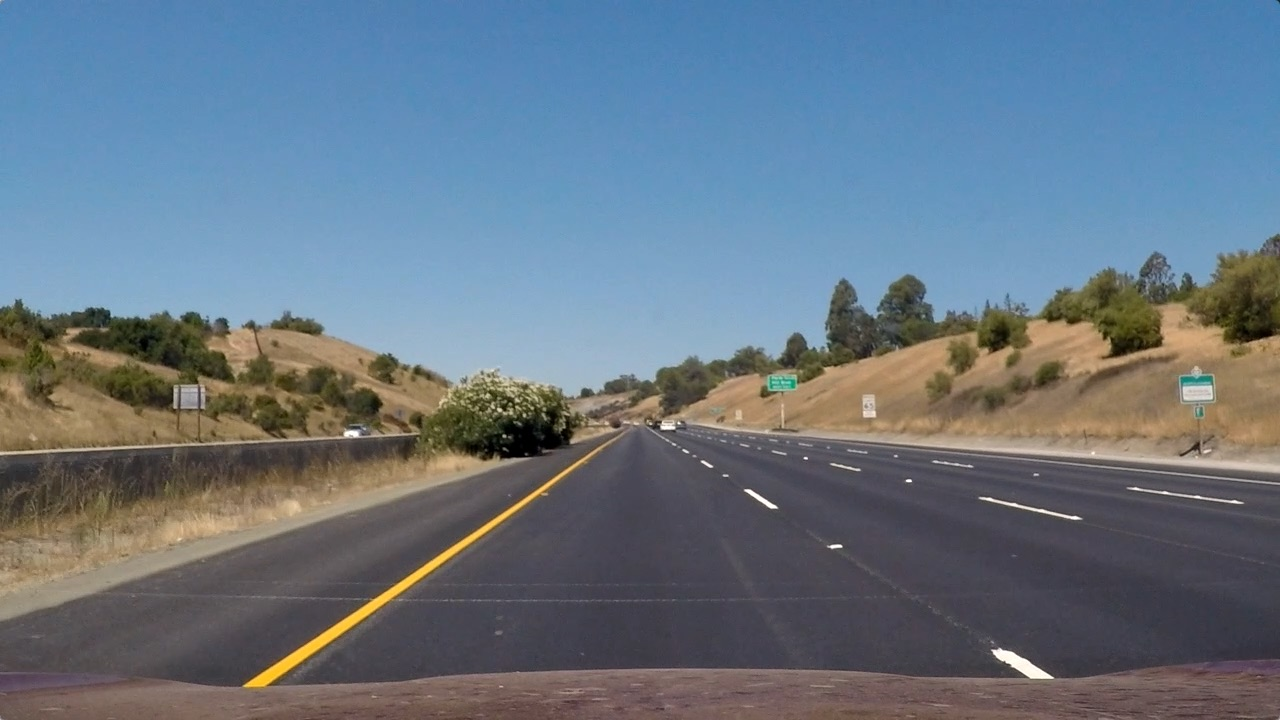
#> input picture test_images/straight_lines1.jpg, 1280 x 720 px
$ python -i My_Functions.py   (imports and definitions only)   (older library calls are emulated)
#> lines starting #> are read from the running program, lines starting #| are printed output that depends on the picture; after the words box and inside, x2 and y2 are one past the last pixel; in counts of white or black regions, pixels touching at a corner belong together
#> further down, picture is the input picture: shape (720, 1280, 3); mean B, G, R 131.2, 117.7, 103.2

# coding: utf-8

# In[9]:


# Importing the required libraries
import numpy as np
import cv2
import math
import os
import matplotlib.pyplot as plt


# In[2]:


# This function generates the Bird's-Eye View image
# [34 lines left out: functions warp, HLS_threshold, not called in this run]


# In[4]:


# Applies a threshold on the gradient image on x or y direction
def abs_sobel_thresh(img, orient = 'x', sobel_kernel = 3, thresh = (0, 255)):

#> called with orient = 'x', sobel_kernel = 3, thresh = (0, 255)
    gray_img = cv2.cvtColor(img, cv2.COLOR_BGR2GRAY)
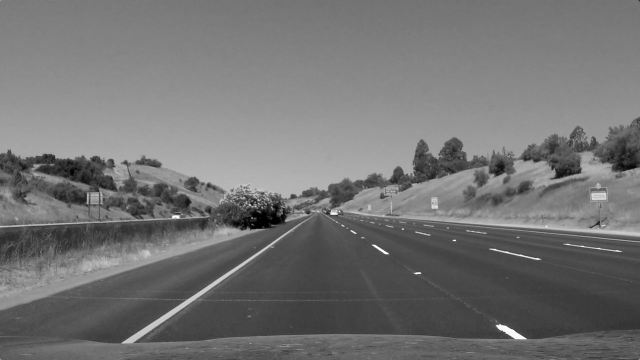
#> gray_img: shape (720, 1280) (shown at 1/2 size); min 0, max 255, mean 114.9

    if orient == 'x':
        grad = cv2.Sobel(gray_img, cv2.CV_64F, 0, 1, ksize = sobel_kernel)
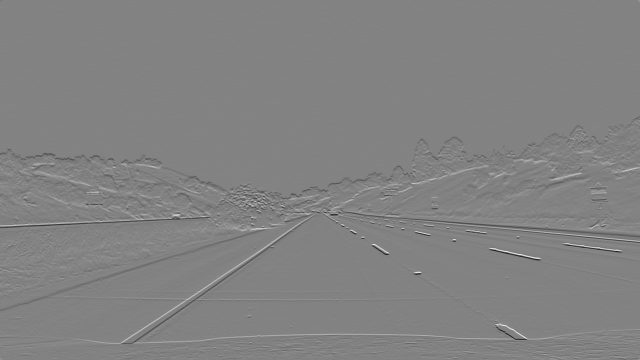
#> grad: shape (720, 1280) float64 (shown at 1/2 size); min -776, max 740, mean -0.3; drawn with min black and max white
    else:
        grad = cv2.Sobel(gray_img, cv2.CV_64F, 1, 0, ksize = sobel_kernel)

    grad_binary = np.zeros_like(gray_img)

    grad_binary[(grad > thresh[0]) & (grad <= thresh[1])] = 1

    return grad_binary


# In[5]:


# Applies a threshold on the gradient magnitude
# [242 lines left out: functions mag_thresh, dir_thresh, grad_thresh, combine_thresholds, region_mask, Generate_Binary_Warped and 3 more, not called in this run]


# In[11]:


# KEEPING TRACK OF THE LANE LINES FROM PREVIOUS FRAMES FOR AVERAGING AND OUTLIER DETECTION
class Line():
    # [218 lines left out: functions __init__, add_fit, Frame_Lane_detection, VIDEO_PROCESS, Lane_Curveture, center_offset and 1 more, not called in this run]

>>> import cv2
>>> picture = cv2.imread('test_images/straight_lines1.jpg')
>>> result = abs_sobel_thresh(picture)
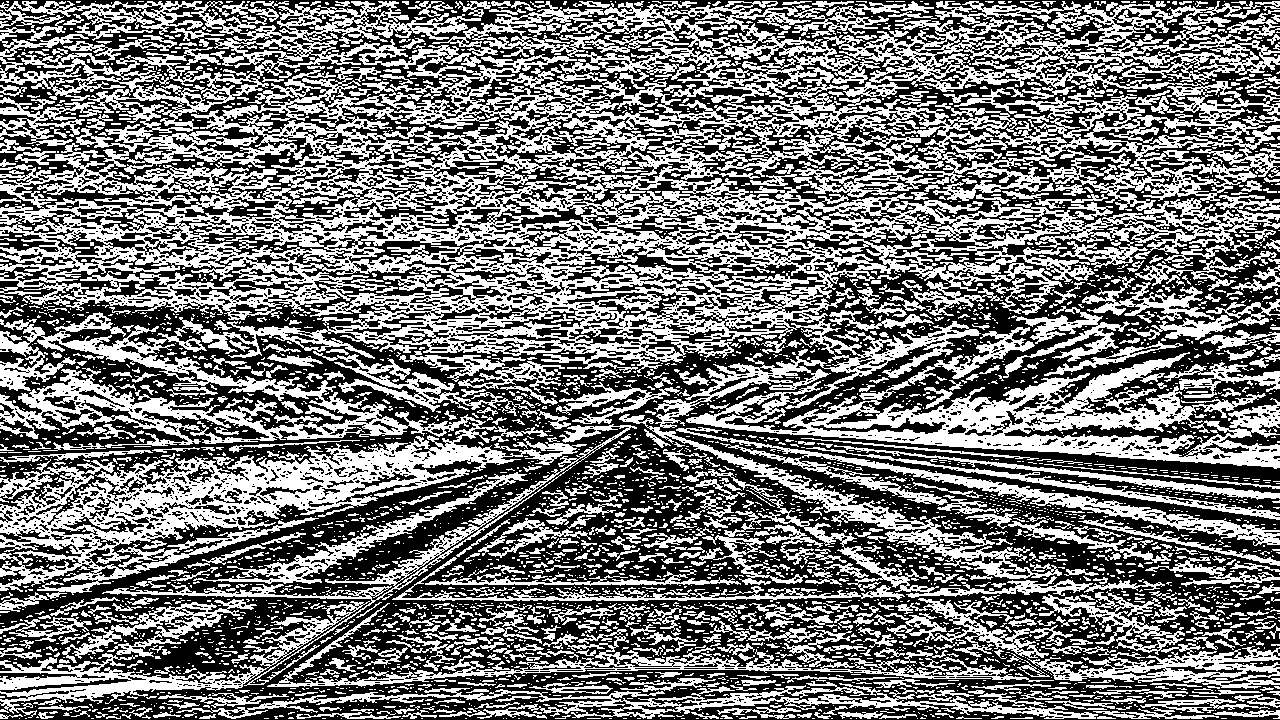
#> result: shape (720, 1280); values 0 (black) and 1 (white), 46.7% white; 4280 white regions (3464 under 20 px), largest, box (x1, y1, x2, y2) and area: (0, 1, 1280, 599) 268968, (176, 681, 1098, 719) 7318, (1027, 591, 1280, 689) 6760

$ run again, on test_images/straight_lines2.jpg
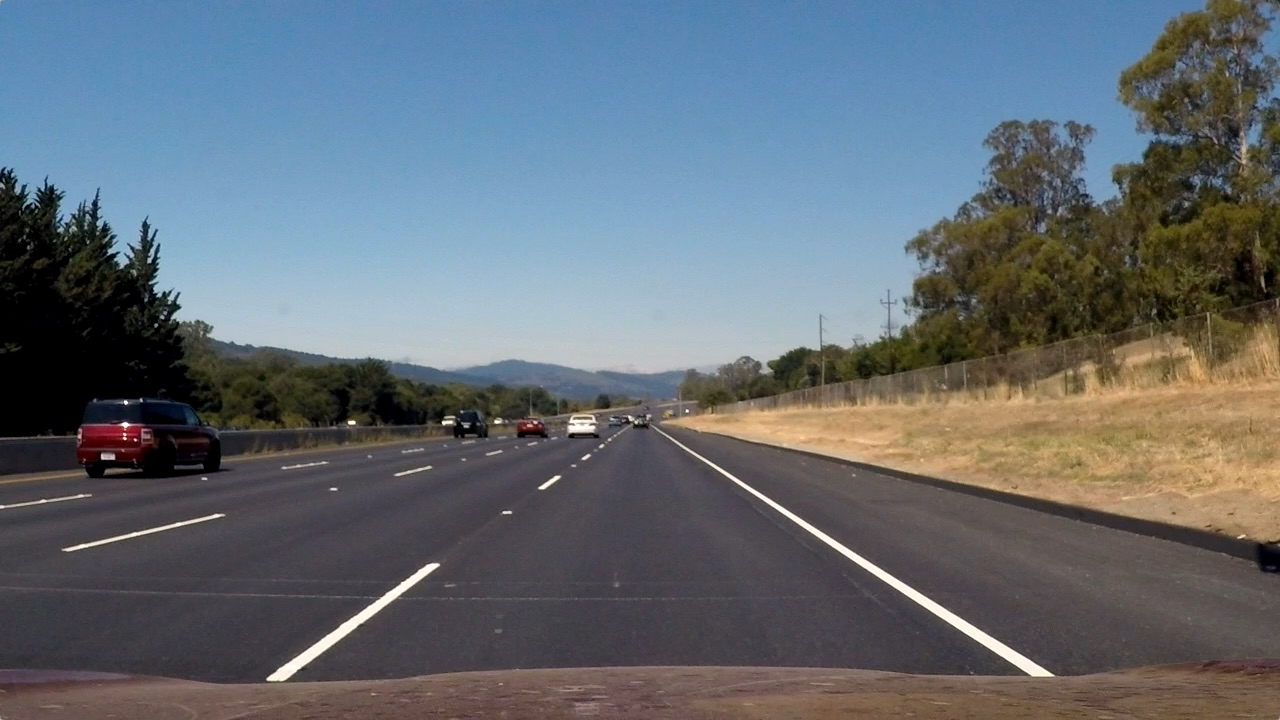
#> input picture test_images/straight_lines2.jpg, 1280 x 720 px
#> picture is the input picture: shape (720, 1280, 3); mean B, G, R 115.1, 107.7, 99.4
#> in abs_sobel_thresh, `grad = cv2.Sobel(gray_img, cv2.CV_64F, 0, 1, ksize = sobel_kernel)`:
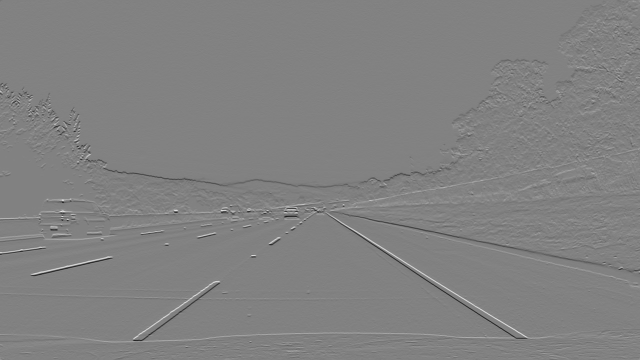
#> grad: shape (720, 1280) float64 (shown at 1/2 size); min -815, max 787, mean -0.3; drawn with min black and max white
#> `result = abs_sobel_thresh(picture)`:
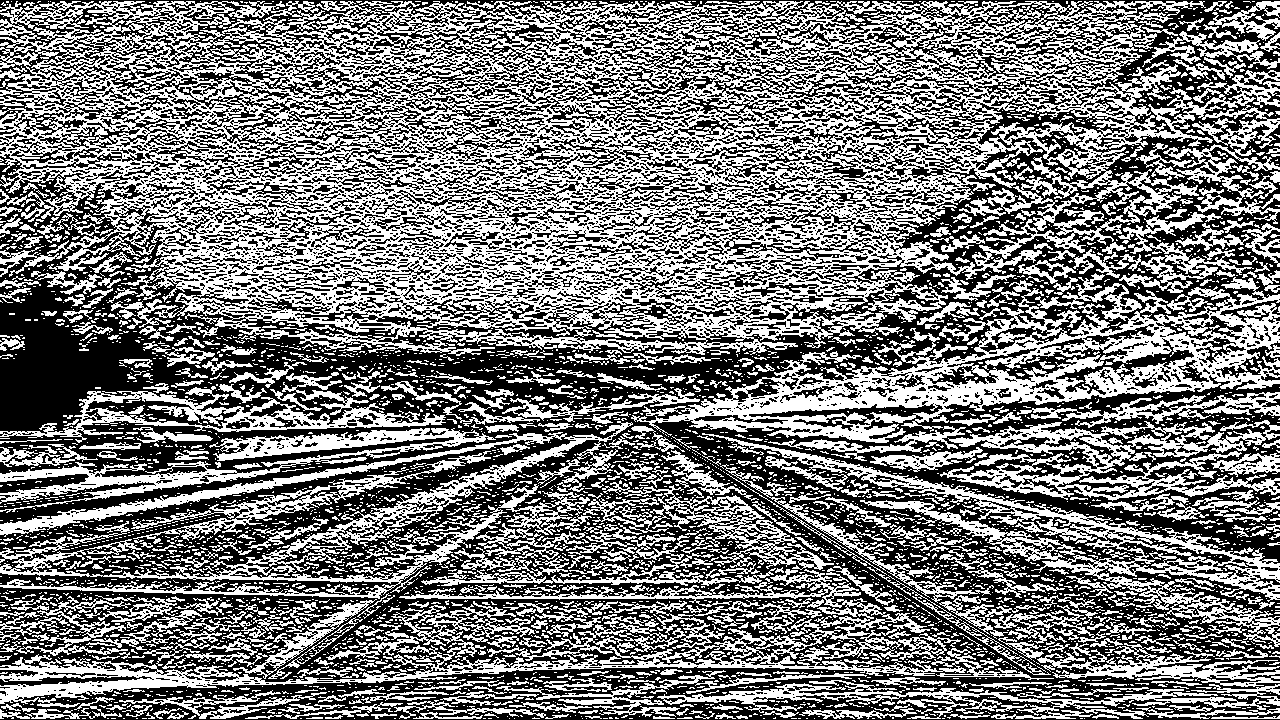
#> result: shape (720, 1280); values 0 (black) and 1 (white), 47.8% white; 4509 white regions (3774 under 20 px), largest, box (x1, y1, x2, y2) and area: (0, 1, 1280, 356) 201291, (631, 273, 1280, 443) 30055, (0, 569, 1054, 708) 24154

$ run again, on test_images/test1.jpg
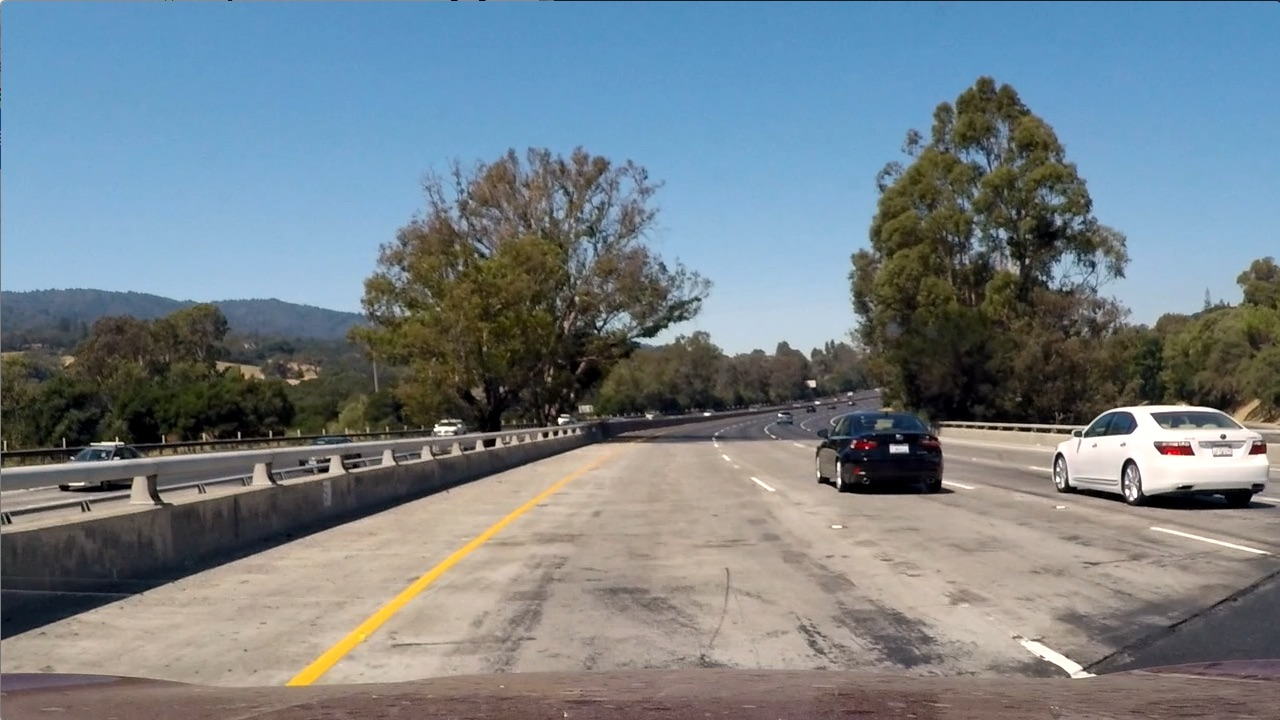
#> input picture test_images/test1.jpg, 1280 x 720 px
#> picture is the input picture: shape (720, 1280, 3); mean B, G, R 135.5, 128.7, 117.5
#> in abs_sobel_thresh, `grad = cv2.Sobel(gray_img, cv2.CV_64F, 0, 1, ksize = sobel_kernel)`:
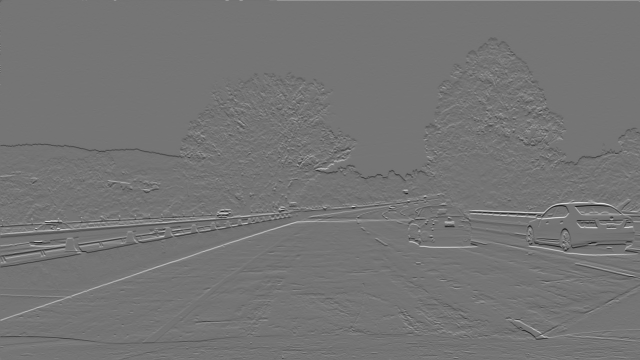
#> grad: shape (720, 1280) float64 (shown at 1/2 size); min -799, max 941, mean -0.1; drawn with min black and max white
#> `result = abs_sobel_thresh(picture)`:
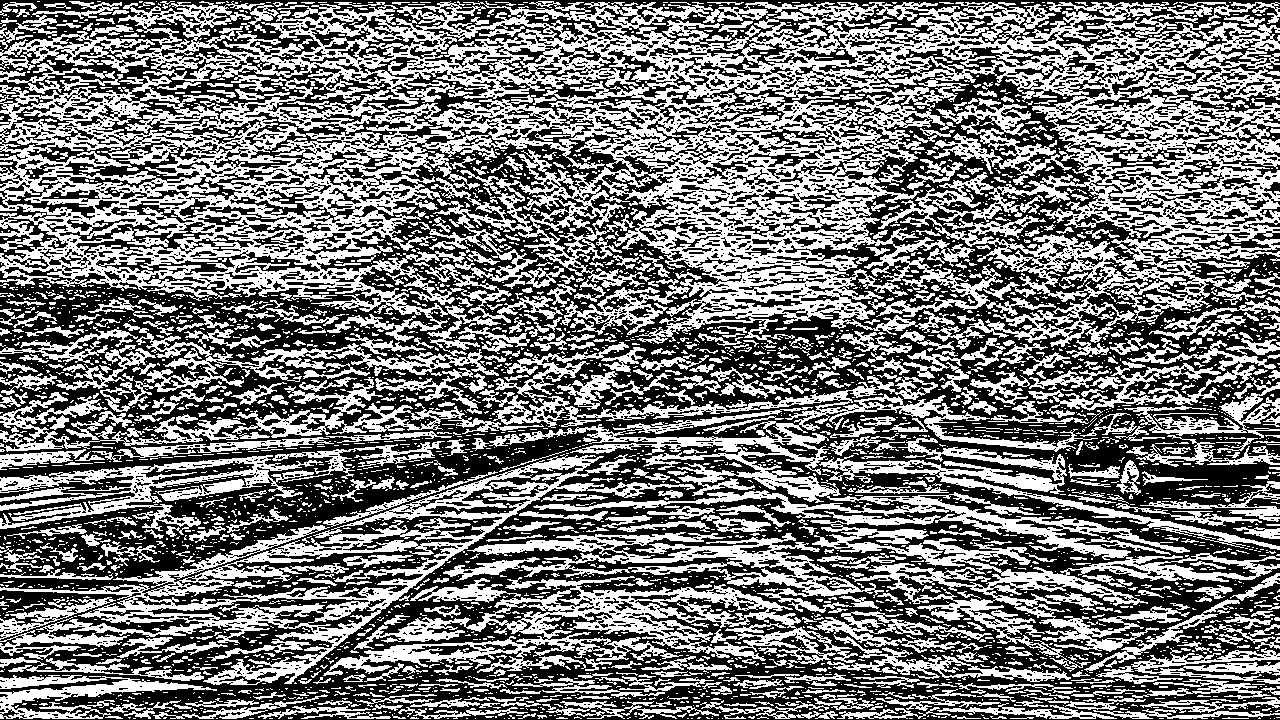
#> result: shape (720, 1280); values 0 (black) and 1 (white), 47% white; 3985 white regions (3206 under 20 px), largest, box (x1, y1, x2, y2) and area: (0, 1, 1280, 357) 192862, (0, 454, 695, 685) 22707, (479, 375, 1190, 560) 19521
